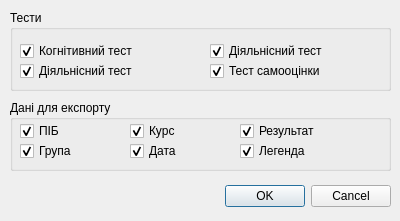
<?xml version="1.0" encoding="UTF-8"?>
<ui version="4.0">
 <class>ExportDialog</class>
 <widget class="QDialog" name="ExportDialog">
  <property name="geometry">
   <rect>
    <x>0</x>
    <y>0</y>
    <width>400</width>
    <height>221</height>
   </rect>
  </property>
  <property name="minimumSize">
   <size>
    <width>400</width>
    <height>221</height>
   </size>
  </property>
  <property name="maximumSize">
   <size>
    <width>400</width>
    <height>221</height>
   </size>
  </property>
  <property name="windowTitle">
   <string> Параметри експорту</string>
  </property>
  <widget class="QDialogButtonBox" name="buttonBox">
   <property name="geometry">
    <rect>
     <x>50</x>
     <y>180</y>
     <width>341</width>
     <height>32</height>
    </rect>
   </property>
   <property name="orientation">
    <enum>Qt::Horizontal</enum>
   </property>
   <property name="standardButtons">
    <set>QDialogButtonBox::Cancel|QDialogButtonBox::Ok</set>
   </property>
  </widget>
  <widget class="QGroupBox" name="groupBox">
   <property name="geometry">
    <rect>
     <x>10</x>
     <y>10</y>
     <width>381</width>
     <height>81</height>
    </rect>
   </property>
   <property name="title">
    <string>Тести</string>
   </property>
   <widget class="QCheckBox" name="cbTest1">
    <property name="geometry">
     <rect>
      <x>10</x>
      <y>30</y>
      <width>171</width>
      <height>22</height>
     </rect>
    </property>
    <property name="text">
     <string>Когнітивний тест</string>
    </property>
    <property name="checked">
     <bool>true</bool>
    </property>
   </widget>
   <widget class="QCheckBox" name="cbTest2">
    <property name="geometry">
     <rect>
      <x>10</x>
      <y>50</y>
      <width>171</width>
      <height>22</height>
     </rect>
    </property>
    <property name="text">
     <string>Діяльнісний тест</string>
    </property>
    <property name="checked">
     <bool>true</bool>
    </property>
   </widget>
   <widget class="QCheckBox" name="cbTest3">
    <property name="geometry">
     <rect>
      <x>200</x>
      <y>30</y>
      <width>171</width>
      <height>22</height>
     </rect>
    </property>
    <property name="text">
     <string>Діяльнісний тест</string>
    </property>
    <property name="checked">
     <bool>true</bool>
    </property>
   </widget>
   <widget class="QCheckBox" name="cbTest4">
    <property name="geometry">
     <rect>
      <x>200</x>
      <y>50</y>
      <width>171</width>
      <height>22</height>
     </rect>
    </property>
    <property name="text">
     <string>Тест самооцінки</string>
    </property>
    <property name="checked">
     <bool>true</bool>
    </property>
   </widget>
  </widget>
  <widget class="QGroupBox" name="groupBox_2">
   <property name="geometry">
    <rect>
     <x>10</x>
     <y>100</y>
     <width>381</width>
     <height>71</height>
    </rect>
   </property>
   <property name="title">
    <string>Дані для експорту</string>
   </property>
   <widget class="QCheckBox" name="cbName">
    <property name="geometry">
     <rect>
      <x>10</x>
      <y>20</y>
      <width>97</width>
      <height>22</height>
     </rect>
    </property>
    <property name="text">
     <string>ПІБ</string>
    </property>
    <property name="checked">
     <bool>true</bool>
    </property>
   </widget>
   <widget class="QCheckBox" name="cbGroup">
    <property name="geometry">
     <rect>
      <x>10</x>
      <y>40</y>
      <width>97</width>
      <height>22</height>
     </rect>
    </property>
    <property name="text">
     <string>Група</string>
    </property>
    <property name="checked">
     <bool>true</bool>
    </property>
   </widget>
   <widget class="QCheckBox" name="cbClass">
    <property name="geometry">
     <rect>
      <x>120</x>
      <y>20</y>
      <width>97</width>
      <height>22</height>
     </rect>
    </property>
    <property name="text">
     <string>Курс</string>
    </property>
    <property name="checked">
     <bool>true</bool>
    </property>
   </widget>
   <widget class="QCheckBox" name="cbDate">
    <property name="geometry">
     <rect>
      <x>120</x>
      <y>40</y>
      <width>97</width>
      <height>22</height>
     </rect>
    </property>
    <property name="text">
     <string>Дата</string>
    </property>
    <property name="checked">
     <bool>true</bool>
    </property>
   </widget>
   <widget class="QCheckBox" name="cbResult">
    <property name="geometry">
     <rect>
      <x>230</x>
      <y>20</y>
      <width>97</width>
      <height>22</height>
     </rect>
    </property>
    <property name="text">
     <string>Результат</string>
    </property>
    <property name="checked">
     <bool>true</bool>
    </property>
   </widget>
   <widget class="QCheckBox" name="cbLegend">
    <property name="geometry">
     <rect>
      <x>230</x>
      <y>40</y>
      <width>97</width>
      <height>22</height>
     </rect>
    </property>
    <property name="text">
     <string>Легенда</string>
    </property>
    <property name="checked">
     <bool>true</bool>
    </property>
   </widget>
  </widget>
 </widget>
 <resources/>
 <connections>
  <connection>
   <sender>buttonBox</sender>
   <signal>accepted()</signal>
   <receiver>ExportDialog</receiver>
   <slot>accept()</slot>
   <hints>
    <hint type="sourcelabel">
     <x>248</x>
     <y>254</y>
    </hint>
    <hint type="destinationlabel">
     <x>157</x>
     <y>274</y>
    </hint>
   </hints>
  </connection>
  <connection>
   <sender>buttonBox</sender>
   <signal>rejected()</signal>
   <receiver>ExportDialog</receiver>
   <slot>reject()</slot>
   <hints>
    <hint type="sourcelabel">
     <x>316</x>
     <y>260</y>
    </hint>
    <hint type="destinationlabel">
     <x>286</x>
     <y>274</y>
    </hint>
   </hints>
  </connection>
 </connections>
</ui>
